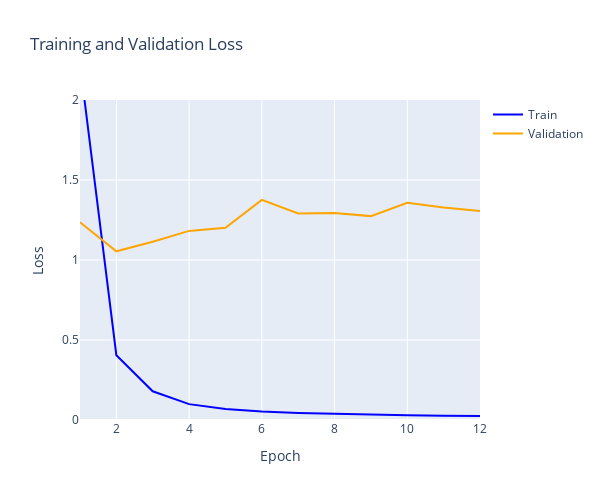
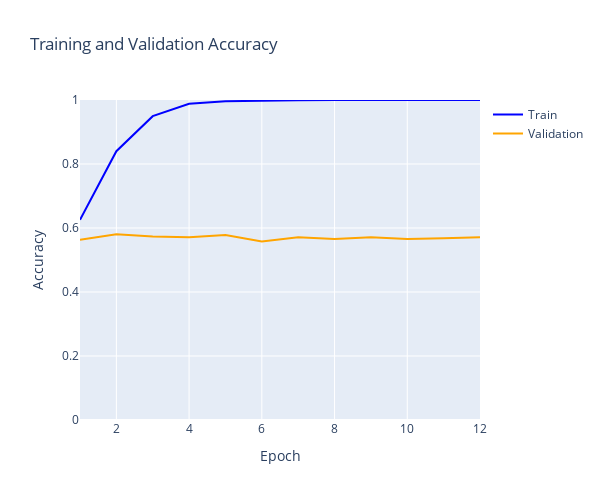

Notebook code cell kept with these figures, in order:
### Code cell
# Loss
fig = go.Figure()

fig.add_trace(go.Scatter(
    x=list(range(1, len(history3_without_balancing.history['loss']) + 1)),
    y=history3_without_balancing.history['loss'],
    mode='lines',
    name='Train',
    line=dict(color='blue')
))

fig.add_trace(go.Scatter(
    x=list(range(1, len(history3_without_balancing.history['val_loss']) + 1)),
    y=history3_without_balancing.history['val_loss'],
    mode='lines',
    name='Validation',
    line=dict(color='orange')
))

fig.update_layout(
    title='Training and Validation Loss',
    xaxis=dict(title='Epoch'),
    yaxis=dict(title='Loss', range=[0,2]),
    legend=dict(font=dict(size=12)),
    height=500,
    width=600
)

fig.show()


# Accuracy
fig = go.Figure()

fig.add_trace(go.Scatter(
    x=list(range(1, len(history3_without_balancing.history['categorical_accuracy']) + 1)),
    y=history3_without_balancing.history['categorical_accuracy'],
    mode='lines',
    name='Train',
    line=dict(color='blue')
))

fig.add_trace(go.Scatter(
    x=list(range(1, len(history3_without_balancing.history['val_categorical_accuracy']) + 1)),
    y=history3_without_balancing.history['val_categorical_accuracy'],
    mode='lines',
    name='Validation',
    line=dict(color='orange')
))

fig.update_layout(
    title='Training and Validation Accuracy',
    xaxis=dict(title='Epoch'),
    yaxis=dict(title='Accuracy', range=[0,1]),
    legend=dict(font=dict(size=12)),
    height=500,
    width=600
)

fig.show()

### Figure 1 — Plotly figure (JSON) as saved in the notebook; plotly's stock layout.template omitted (floating-point values rounded to 4 significant figures)
{"data": [{"line": {"color": "blue"}, "mode": "lines", "name": "Train", "type": "scatter", "x": [1, 2, 3, 4, 5, 6, 7, 8, 9, 10, 11, 12], "y": [2.226, 0.4048, 0.1796, 0.09922, 0.06895, 0.05324, 0.04406, 0.03816, 0.0335, 0.0301, 0.02731, 0.02495]}, {"line": {"color": "orange"}, "mode": "lines", "name": "Validation", "type": "scatter", "x": [1, 2, 3, 4, 5, 6, 7, 8, 9, 10, 11, 12], "y": [1.236, 1.054, 1.114, 1.182, 1.201, 1.376, 1.29, 1.293, 1.274, 1.358, 1.328, 1.306]}], "layout": {"height": 500, "legend": {"font": {"size": 12}}, "title": {"text": "Training and Validation Loss"}, "width": 600, "xaxis": {"title": {"text": "Epoch"}}, "yaxis": {"range": [0, 2], "title": {"text": "Loss"}}}}

### Figure 2 — Plotly figure (JSON) as saved in the notebook; plotly's stock layout.template omitted (floating-point values rounded to 4 significant figures)
{"data": [{"line": {"color": "blue"}, "mode": "lines", "name": "Train", "type": "scatter", "x": [1, 2, 3, 4, 5, 6, 7, 8, 9, 10, 11, 12], "y": [0.6255, 0.84, 0.9495, 0.9885, 0.996, 0.9985, 0.9995, 1, 1, 1, 1, 1]}, {"line": {"color": "orange"}, "mode": "lines", "name": "Validation", "type": "scatter", "x": [1, 2, 3, 4, 5, 6, 7, 8, 9, 10, 11, 12], "y": [0.5631, 0.5808, 0.5732, 0.5707, 0.5783, 0.5581, 0.5707, 0.5657, 0.5707, 0.5657, 0.5682, 0.5707]}], "layout": {"height": 500, "legend": {"font": {"size": 12}}, "title": {"text": "Training and Validation Accuracy"}, "width": 600, "xaxis": {"title": {"text": "Epoch"}}, "yaxis": {"range": [0, 1], "title": {"text": "Accuracy"}}}}
